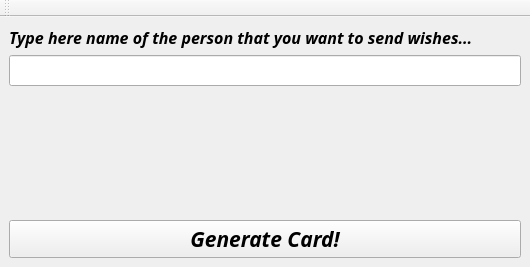
<?xml version="1.0" encoding="UTF-8"?>
<ui version="4.0">
 <class>GeneratorWindow</class>
 <widget class="QMainWindow" name="GeneratorWindow">
  <property name="geometry">
   <rect>
    <x>0</x>
    <y>0</y>
    <width>530</width>
    <height>267</height>
   </rect>
  </property>
  <property name="windowTitle">
   <string>Birthday Card Generator</string>
  </property>
  <widget class="QWidget" name="centralwidget">
   <layout class="QVBoxLayout" name="verticalLayout_2">
    <item>
     <layout class="QVBoxLayout" name="verticalLayout">
      <item>
       <widget class="QLabel" name="label">
        <property name="font">
         <font>
          <family>Kinnari</family>
          <pointsize>12</pointsize>
          <weight>75</weight>
          <italic>true</italic>
          <bold>true</bold>
         </font>
        </property>
        <property name="text">
         <string>Type here name of the person that you want to send wishes...</string>
        </property>
       </widget>
      </item>
      <item>
       <widget class="QLineEdit" name="nameEdit">
        <property name="font">
         <font>
          <family>Kinnari</family>
          <pointsize>12</pointsize>
          <weight>75</weight>
          <italic>true</italic>
          <bold>true</bold>
         </font>
        </property>
        <property name="text">
         <string/>
        </property>
       </widget>
      </item>
     </layout>
    </item>
    <item>
     <spacer name="verticalSpacer">
      <property name="orientation">
       <enum>Qt::Vertical</enum>
      </property>
      <property name="sizeHint" stdset="0">
       <size>
        <width>20</width>
        <height>203</height>
       </size>
      </property>
     </spacer>
    </item>
    <item>
     <widget class="QPushButton" name="generateCard">
      <property name="font">
       <font>
        <family>Kinnari</family>
        <pointsize>16</pointsize>
        <weight>75</weight>
        <italic>true</italic>
        <bold>true</bold>
       </font>
      </property>
      <property name="cursor">
       <cursorShape>PointingHandCursor</cursorShape>
      </property>
      <property name="autoFillBackground">
       <bool>false</bool>
      </property>
      <property name="text">
       <string>Generate Card!</string>
      </property>
     </widget>
    </item>
   </layout>
  </widget>
  <widget class="QMenuBar" name="menubar">
   <property name="geometry">
    <rect>
     <x>0</x>
     <y>0</y>
     <width>530</width>
     <height>22</height>
    </rect>
   </property>
  </widget>
  <widget class="QToolBar" name="toolBar">
   <property name="windowTitle">
    <string>toolBar</string>
   </property>
   <attribute name="toolBarArea">
    <enum>TopToolBarArea</enum>
   </attribute>
   <attribute name="toolBarBreak">
    <bool>false</bool>
   </attribute>
  </widget>
 </widget>
 <resources/>
 <connections/>
</ui>
